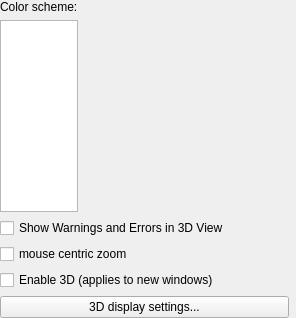
      <widget class="QWidget" name="page3DView">
       <layout class="QVBoxLayout" name="verticalLayout_4">
        <property name="leftMargin">
         <number>0</number>
        </property>
        <property name="topMargin">
         <number>0</number>
        </property>
        <property name="rightMargin">
         <number>0</number>
        </property>
        <property name="bottomMargin">
         <number>0</number>
        </property>
        <item>
         <layout class="QHBoxLayout" name="horizontalLayout" stretch="1,3">
          <item>
           <layout class="QVBoxLayout" name="verticalLayout_2">
            <item>
             <widget class="QLabel" name="label">
              <property name="text">
               <string>Color scheme:</string>
              </property>
             </widget>
            </item>
            <item>
             <widget class="QListWidget" name="colorSchemeChooser">
              <property name="sizePolicy">
               <sizepolicy hsizetype="Expanding" vsizetype="MinimumExpanding">
                <horstretch>0</horstretch>
                <verstretch>0</verstretch>
               </sizepolicy>
              </property>
              <property name="alternatingRowColors">
               <bool>false</bool>
              </property>
              <property name="currentRow">
               <number>-1</number>
              </property>
             </widget>
            </item>
           </layout>
          </item>
          <item>
           <spacer name="horizontalSpacer">
            <property name="orientation">
             <enum>Qt::Horizontal</enum>
            </property>
            <property name="sizeHint" stdset="0">
             <size>
              <width>40</width>
              <height>20</height>
             </size>
            </property>
           </spacer>
          </item>
         </layout>
        </item>
        <item>
         <widget class="QCheckBox" name="checkBoxShowWarningsIn3dView">
          <property name="text">
           <string>Show Warnings and Errors in 3D View</string>
          </property>
          <property name="checked">
           <bool>false</bool>
          </property>
         </widget>
        </item>
        <item>
         <widget class="QCheckBox" name="checkBoxMouseCentricZoom">
          <property name="text">
           <string>mouse centric zoom</string>
          </property>
          <property name="checked">
           <bool>false</bool>
          </property>
         </widget>
        </item>
        <item>
         <widget class="QCheckBox" name="checkBoxStereo3dView">
          <property name="text">
           <string>Enable 3D (applies to new windows)</string>
          </property>
         </widget>
        </item>
        <item>
         <layout class="QHBoxLayout" name="horizontalLayoutStereo3dDisplaySettings">
          <item>
           <widget class="QPushButton" name="pushButtonStereo3dDisplaySettings">
            <property name="text">
             <string>3D display settings...</string>
            </property>
           </widget>
          </item>
          <item>
           <spacer name="horizontalSpacerStereo3dDisplaySettings">
            <property name="orientation">
             <enum>Qt::Horizontal</enum>
            </property>
           </spacer>
          </item>
         </layout>
        </item>
       </layout>
      </widget>
